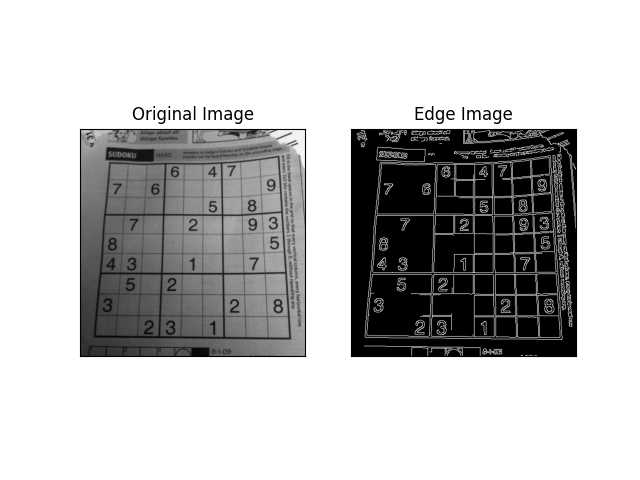

This chart was generated by the following Python code:
import cv2
import numpy as np
from matplotlib import pyplot as plt

img = cv2.imread('dave.jpg',0)
edges = cv2.Canny(img,100,200)

plt.subplot(121),plt.imshow(img,cmap = 'gray')
plt.title('Original Image'), plt.xticks([]), plt.yticks([])
plt.subplot(122),plt.imshow(edges,cmap = 'gray')
plt.title('Edge Image'), plt.xticks([]), plt.yticks([])
plt.show()
